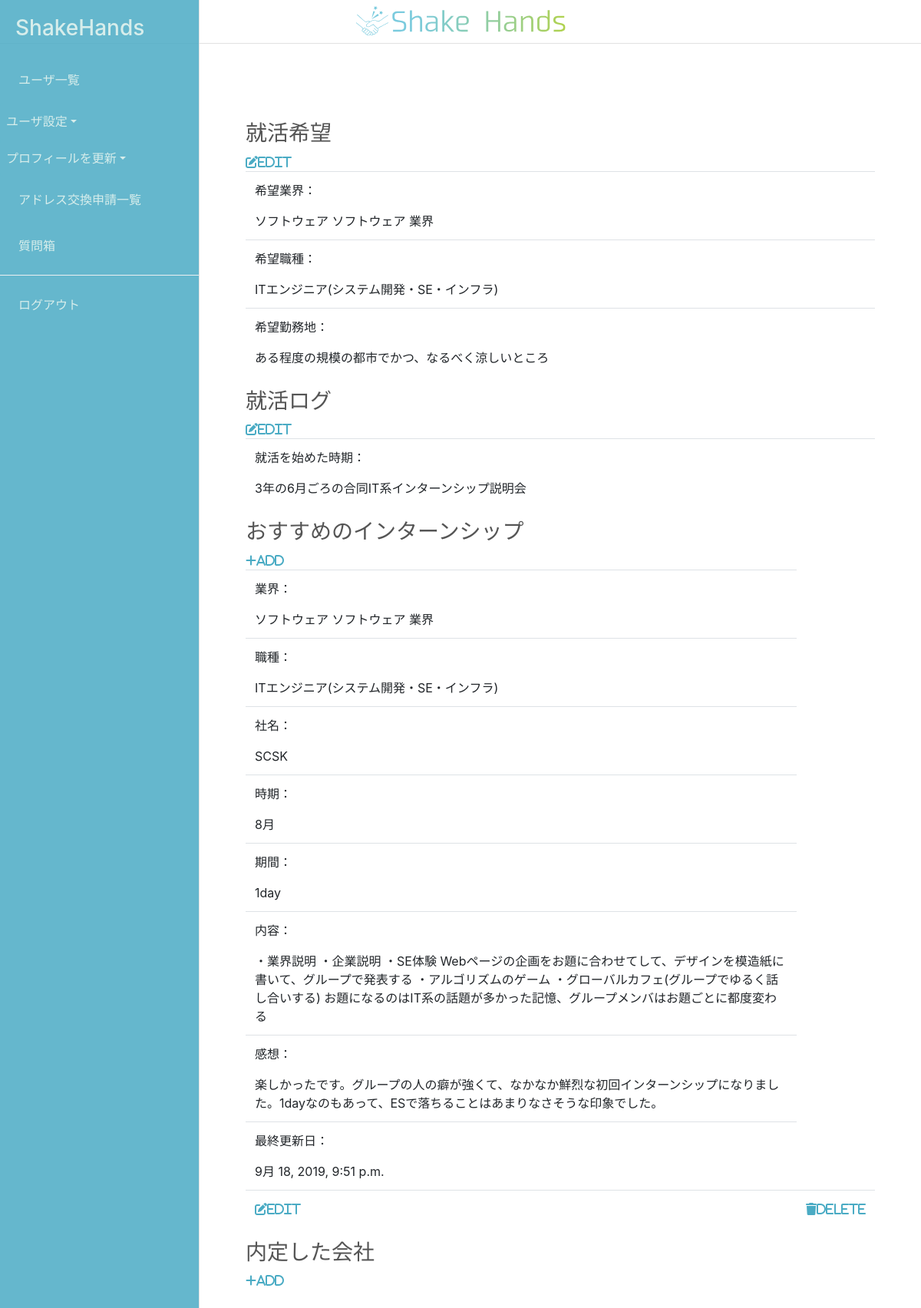
The page /setting/jobhunting/ (signed in) on the database its author committed.
### mypage/models.py (models this page shows, shortened)
class jobHunting_requestment(models.Model):
    user = models.OneToOneField(User, on_delete=models.CASCADE)
    industry = models.ForeignKey(industry, verbose_name='希望業界', on_delete=models.CASCADE)
    occupation = models.ForeignKey(occupation, verbose_name='希望職種', on_delete=models.CASCADE)
    workplace = models.CharField("希望勤務地", max_length=255, blank=True, null=True)

class industry(models.Model):
    auto_increment_id = models.AutoField(primary_key=True)
    industry_classification = models.CharField("業界分類",max_length=50)
    industry = models.CharField("業界",max_length=50,blank=True)
    def __str__(self):
        if(len(self.industry)==0):
            return str(self.industry_classification+" 業界")
        return str(self.industry_classification+" "+self.industry+" 業界")

class occupation(models.Model):
    auto_increment_id = models.AutoField(primary_key=True)
    occupation = models.CharField("職種", max_length=50)
    def __str__(self):
        return self.occupation

class jobHunting_startTime(models.Model):
    user = models.OneToOneField(User, on_delete=models.CASCADE)
    season = models.CharField("時期", max_length=50, blank=False, null=True)

class internshipRecommendation(models.Model):
    id = models.UUIDField(primary_key=True, default=uuid.uuid4, editable=False)
    user = models.ForeignKey(User, on_delete=models.CASCADE)
    industry = models.ForeignKey(industry, verbose_name='業界', on_delete=models.CASCADE, blank=True, null=True)
    occupation = models.ForeignKey(occupation, verbose_name='職種', on_delete=models.CASCADE, blank=True, null=True)
    company_name = models.CharField("社名", max_length=50)
    season = models.CharField("時期", max_length=50)
    period = models.CharField("期間", max_length=50)
    overView = models.TextField("内容", max_length=500)
    implessions = models.TextField("感想", max_length=300,blank=True, null=True)
    post_date = models.DateTimeField("最終更新日", auto_now= True)

### mypage/views.py (the view)
# urls.py: path('setting/jobhunting/',views.setting_jobHuntingInfo.as_view(), name='jobhunting_setting'),
class setting_jobHuntingInfo(LoginRequiredMixin, generic.TemplateView):
    template_name='mypage/UserSetting/JobHuntingInfo.html'
    def get_context_data(self, **kwargs):
        context =super().get_context_data(**kwargs)
        login_user=self.request.user
        try:
            req = jobHunting_requestment.objects.get(user=login_user)
        except :#jobHunting_requestment.models.DoesNotExist:
            req = None
        try:
            start = jobHunting_startTime.objects.get(user=login_user)
        except :#jobHunting_startTime.DoesNotExist:
            start = None
        try:
            internshipRec = internshipRecommendation.objects.filter(user=login_user)
        except internshipRecommendation.DoesNotExist:
            internshipRec = None
        try:
            prospectiveEmp = prospectiveEmployer.objects.filter(user=login_user)
        except prospectiveEmployer.DoesNotExist:
            prospectiveEmp = None
        context.update({
            'jobReqestment':req,
            'jobHunting_StartTime':start,
            'internshipRec':internshipRec,
            'prospectiveEmployer':prospectiveEmp,
        })
        return context

### mypage/templates/mypage/UserSetting/JobHuntingInfo.html (shortened to what this page needs)
{% extends "accounts/base.html" %}
{% block content %}
<div class="content">
  <h3>就活希望</h3>
  <a href="{% url 'mypage:jobhunting_requestment' %}"><i class="fas fa-edit">edit</i></a>
  <table class="table">
    <tr>
      <td>
        <p>希望業界：</p>
        {{ jobReqestment.industry }}
      </td>
    </tr>
    <tr>
      <td>
        <p>希望職種：</p>
        {{ jobReqestment.occupation }}
      </td>
    </tr>
    <tr>
      <td>
        <p>希望勤務地：</p>
        {{ jobReqestment.workplace }}
      </td>
    </tr>
  </table>
  <div style="display: inline;">
    <h3>就活ログ</h3>
    <a href="{% url 'mypage:jobhunting_startTime' %}"><i class="fas fa-edit">edit</i></a>
  </div>
  <table class="table">
    <tr>
      <td>
        <p>就活を始めた時期：</p>
        {{ jobHunting_StartTime.season }}
      </td>
    </tr>
  </table>
  <h3>おすすめのインターンシップ</h3>
  <a href="{% url 'mypage:jobhunting_internRec_create' %}"><i class="fas fa-plus">add</i></a>
  {% for field in internshipRec %}
  <table class="table">
    <tr>
      <td>
        <p>業界：</p>
        {{ field.industry }}
      </td>
    </tr>
    <tr>
      <td>
        <p>職種：</p>
        {{ field.occupation }}
      </td>
    </tr>
    <tr>
      <td>
        <p>社名：</p>
        {{ field.company_name }}
      </td>
    </tr>
    <tr>
      <td>
        <p>時期：</p>
        {{ field.season }}
      </td>
    </tr>
    <tr>
      <td>
        <p>期間：</p>
        {{ field.period }}
      </td>
    </tr>
    <tr>
      <td>
        <p>内容：</p>
        {{ field.overView }}
      </td>
    </tr>
    <tr>
      <td>
        <p>感想：</p>
        {{ field.implessions }}
      </td>
    </tr>
    <tr>
      <td>
        <p>最終更新日：</p>
        {{ field.post_date }}
      </td>
    </tr>
    <tr>
      <td>
          <a href="{% url 'mypage:jobhunting_internRec_update' id=field.id %}"><i class="fas fa-edit">edit</i></a>
      </td>
      <td>
          <a href="{% url 'mypage:jobhunting_internRec_delete' id=field.id %}"><i class="fas fa-trash">delete</i></a>
      </td>
    </tr>
  </table>
  {% endfor %}
  <h3>内定した会社</h3>
  <a href="{% url 'mypage:jobhunting_prospectiveEmployer_create' %}"><i class="fas fa-plus">add</i></a>
</div>
{% endblock %}

### accounts/static/css/base.css (style rules this page uses)
body { color: #555555; }
a { color: #4aabc4; }

### mypage/templates/mypage/UserSetting/JobHuntingInfo.html (style rules this page uses)
.content { padding: 5vw; padding-top: 5vw; }

### rows shown on the page
jobHunting_requestment: industry "ソフトウェア ソフトウェア 業界", occupation "ITエンジニア(システム開発・SE・インフラ)", workplace "ある程度の規模の都市でかつ、なるべく涼しいところ"
jobHunting_startTime: season "3年の6月ごろの合同IT系インターンシップ説明会"
internshipRecommendation: industry "ソフトウェア ソフトウェア 業界", occupation "ITエンジニア(システム開発・SE・インフラ)", company_name "SCSK", season "8月", period "1day", overView "・業界説明 ・企業説明 ・SE体験 Webページの企画をお題に合わせてして、デザインを模造紙に書いて、グループで発表する ・アルゴリズムのゲーム ・グローバルカフェ(グループでゆるく話し合いする) お題になるのはIT系の話題が多かった記憶、グループメンバはお題ごとに都度変わる", implessions "楽しかったです。グループの人の癖が強くて、なかなか鮮烈な初回インターンシップになりました。1dayなのもあって、ESで落ちることはあまりなさそうな印象でした。", post_date "9月 18, 2019, 9:51 p.m."
